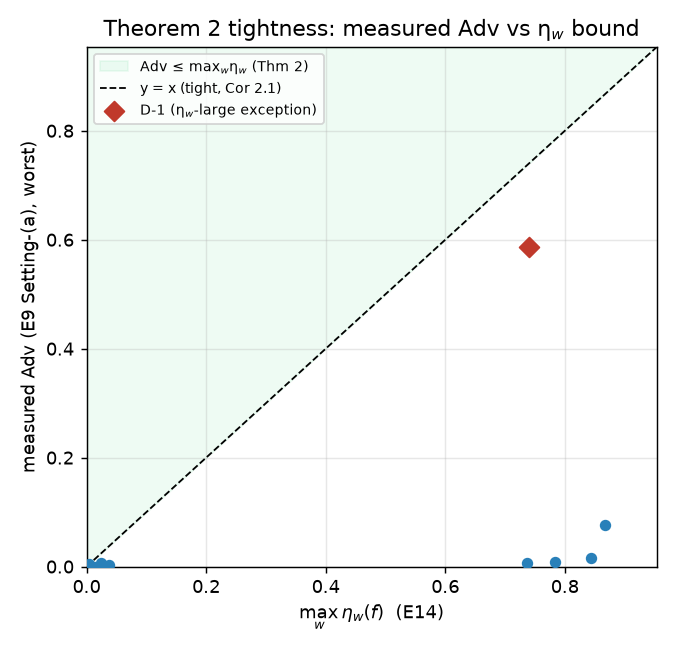

This chart was generated by the following Python code:
from __future__ import annotations
import sys, json, argparse
from pathlib import Path
import numpy as np
_THIS = Path(__file__).resolve().parent
_ROOT = _THIS.parent

def _worst_defended_rate(rec):
    out = {}
    for lab in rec.get("labels", []):
        key = tuple(lab.get("label", []))
        best = None
        for cfg, cr in lab.get("by_config", {}).items():
            v = cr.get("defended_rate_model")
            if v is not None:
                best = v if best is None else max(best, v)
        if best is not None:
            out[key] = float(best)
    return out

def _max_eta(rec):
    out = {}
    labs = rec.get("labels", rec.get("results", None))
    if labs is None and "label" in rec:
        labs = [rec]
    for lab in (labs or []):
        key = tuple(lab.get("label", []))
        m = None
        me = lab.get("max_eta")
        if isinstance(me, dict):
            m = me.get("max_eta_hat", me.get("eta_hat"))
        elif isinstance(me, (int, float)):
            m = float(me)
        if m is None and "max_eta_hat" in lab:
            m = lab["max_eta_hat"]
        if m is None:
            curve = lab.get("curve") or lab.get("eta_curve") or lab.get("per_w")
            if curve:
                vals = [c.get("eta", c.get("eta_hat")) for c in curve]
                vals = [v for v in vals if v is not None]
                m = max(vals) if vals else None
        if m is not None:
            out[key] = float(m)
    return out

def load(runs_e9, runs_e14):
    e9 = {}
    for jp in sorted(Path(runs_e9).glob("*.json")):
        rec = json.load(open(jp)); e9.setdefault(rec["chan"], {}).update(_worst_defended_rate(rec))
    e14 = {}
    for jp in sorted(Path(runs_e14).glob("*.json")):
        rec = json.load(open(jp))
        chan = rec.get("chan", jp.stem); e14.setdefault(chan, {}).update(_max_eta(rec))
    rows = []
    for chan in sorted(set(e9) | set(e14)):
        for key in sorted(set(e9.get(chan, {})) | set(e14.get(chan, {}))):
            adv = e9.get(chan, {}).get(key)
            eta = e14.get(chan, {}).get(key)
            if adv is not None and eta is not None:
                rows.append({"chan": chan, "label": list(key), "adv_measured": adv, "max_eta": eta,
                             "bound_holds": adv <= eta + 0.05})
    return rows

def main():
    ap = argparse.ArgumentParser()
    ap.add_argument("--runs-e9", default=str(_ROOT / "amrcc" / "runs_e9"))
    ap.add_argument("--runs-e14", default=str(_ROOT / "amrcc" / "runs_e14"))
    ap.add_argument("--out", default=str(_THIS / "tightness_scatter.png"))
    args = ap.parse_args()
    rows = load(args.runs_e9, args.runs_e14)
    if not rows:
        print("no paired (E9,E14) cells found; check --runs-e9/--runs-e14 paths and field names")
        return
    print(f"{'chan':6} {'label':>16} {'Adv_meas':>9} {'max_eta':>8} {'bound<=':>8}")
    n_hold = 0
    for r in rows:
        n_hold += int(r["bound_holds"])
        print(f"{r['chan']:6} {str(r['label']):>16} {r['adv_measured']:>9.3f} "
              f"{r['max_eta']:>8.3f} {'OK' if r['bound_holds'] else 'VIOLATED':>8}")
    adv = np.array([r["adv_measured"] for r in rows]); eta = np.array([r["max_eta"] for r in rows])
    print(f"\nTheorem 2 (Adv <= max_w eta_w): holds {n_hold}/{len(rows)} cells")
    print(f"tightness (Corollary 2.1, binary): mean |Adv - eta_at_or_below| ; median gap "
          f"eta-Adv = {np.median(eta - adv):.3f}  (small gap for small-eta cells = tight; large for D-1)")
    try:
        import matplotlib
        matplotlib.use("Agg")
        import matplotlib.pyplot as plt
        fig, ax = plt.subplots(figsize=(5.2, 5))
        lim = max(0.05, float(max(adv.max(), eta.max())) * 1.1)
        ax.fill_between([0, lim], [0, lim], [lim, lim], color="#2ecc71", alpha=0.08,
                        label="Adv ≤ max$_w$η$_w$ (Thm 2)")
        ax.plot([0, lim], [0, lim], "k--", lw=1, label="y = x (tight, Cor 2.1)")
        for r in rows:
            d1 = (r["chan"] == "D-1")
            ax.scatter(r["max_eta"], r["adv_measured"],
                       c=("#c0392b" if d1 else "#2980b9"), s=(60 if d1 else 28),
                       marker=("D" if d1 else "o"), zorder=3,
                       label="D-1 (η$_w$-large exception)" if d1 else None)
        ax.set_xlabel(r"$\max_w \eta_w(f)$  (E14)")
        ax.set_ylabel(r"measured Adv (E9 Setting-(a), worst)")
        ax.set_xlim(0, lim); ax.set_ylim(0, lim)
        ax.set_title("Theorem 2 tightness: measured Adv vs η$_w$ bound")
        ax.legend(fontsize=8, loc="upper left"); ax.grid(alpha=0.3)
        fig.tight_layout(); fig.savefig(args.out, dpi=130)
        print(f"figure -> {args.out}")
    except Exception as e:
        print(f"(plot skipped: {type(e).__name__}: {e})")

if __name__ == "__main__":
    main()
